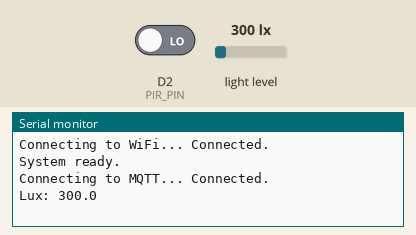
This sketch was run on a simulated Arduino MKR. Parts: the last lines printed to the serial monitor. Inputs (shaded band) come from the test bench; at power-on: D2 (PIR_PIN) LOW, light level 300 lx. WiFi joins after 1.5 s; servers stay silent unless stated; no MQTT or app messages arrive unless stated.

Above: at 2.7 s.
2.8 s: D2 (PIR_PIN) driven HIGH
At 3.8 s:
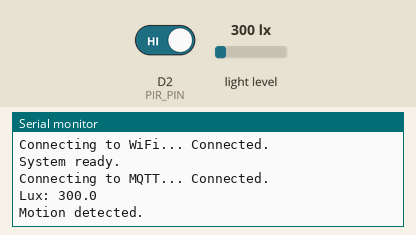
5.8 s: light level set to 500 lx
At 6.6 s:
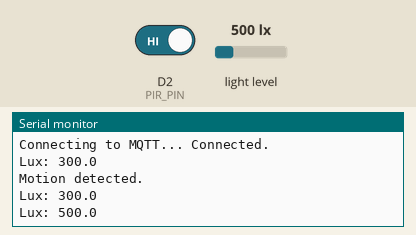

Measured:
- after the input at 2.8 s, the serial monitor: prints a new line at once (image 1)
- after the input at 5.8 s, the serial monitor: prints a new line after 0.21 s (image 2)

The sketch:

desk_light_arduino.ino
```cpp
// Include libraries
#include <WiFiNINA.h>
#include <PubSubClient.h>
#include <Wire.h>
#include <BH1750.h>

// WiFi name and password
const char* ssid = "YOUR_WIFI";
const char* password = "YOUR_WIFI_PASSWORD";

// MQTT broker details
const char* mqtt_server = "broker.hivemq.com";
const int mqtt_port = 1883;
const char* client_id = "arduino_desk_light";

// MQTT topics used for sending data
const char* topic_motion = "tchehhal/desk/motion";
const char* topic_lux = "tchehhal/desk/lux";

// PIR motion sensor pin
const int PIR_PIN = 2;

// Variables to track motion and timing
bool motionDetected = false;
bool sessionActive = false;

// Stores the last time lux was published
unsigned long lastLuxPublish = 0;

// Time interval for sending lux data (2 seconds)
const unsigned long LUX_INTERVAL = 2000;

// Create WiFi and MQTT client objects
WiFiClient wifiClient;
PubSubClient mqttClient(wifiClient);

// Create BH1750 light sensor object
BH1750 lightMeter;

void setup() {

  // Start serial monitor
  Serial.begin(9600);

  // Set PIR sensor pin as input
  pinMode(PIR_PIN, INPUT);

  // Connect to WiFi
  Serial.print("Connecting to WiFi...");
  WiFi.begin(ssid, password);

  // Keep trying until WiFi is connected
  while (WiFi.status() != WL_CONNECTED) {
    delay(500);
    Serial.print(".");
  }

  Serial.println(" Connected.");

  // Set MQTT server and port
  mqttClient.setServer(mqtt_server, mqtt_port);

  // Start I2C communication for BH1750 sensor
  Wire.begin();

  // Start light sensor
  lightMeter.begin();

  Serial.println("System ready.");
}

// Function to reconnect to MQTT if disconnected
void reconnectMQTT() {

  // Keep trying until MQTT connects
  while (!mqttClient.connected()) {

    Serial.print("Connecting to MQTT...");

    // Attempt MQTT connection
    if (mqttClient.connect(client_id)) {

      Serial.println(" Connected.");

    } else {

      // Wait 5 seconds before retrying
      Serial.print(" Failed. Retrying in 5s...");
      delay(5000);
    }
  }
}

void loop() {

  // Check MQTT connection
  if (!mqttClient.connected()) {
    reconnectMQTT();
  }

  // Keep MQTT communication running
  mqttClient.loop();

  // Read the PIR motion sensor
  int pirState = digitalRead(PIR_PIN);

  // If motion is detected
  if (pirState == HIGH) {

    // Only send message once per detection
    if (!motionDetected) {

      motionDetected = true;

      // Publish motion detected message
      mqttClient.publish(topic_motion, "detected");

      Serial.println("Motion detected.");
    }

  } else {

    // Reset motion flag when no motion
    motionDetected = false;
  }

  // Send lux value every 2 seconds
  if (millis() - lastLuxPublish > LUX_INTERVAL) {

    // Read light level from BH1750 sensor
    float lux = lightMeter.readLightLevel();

    // Convert lux value to string with 1 decimal place
    String luxString = String(lux, 1);

    // Publish lux value to MQTT topic
    mqttClient.publish(topic_lux, luxString.c_str());

    // Print lux value to serial monitor
    Serial.print("Lux: ");
    Serial.println(luxString);

    // Update last publish time
    lastLuxPublish = millis();
  }
}
```
